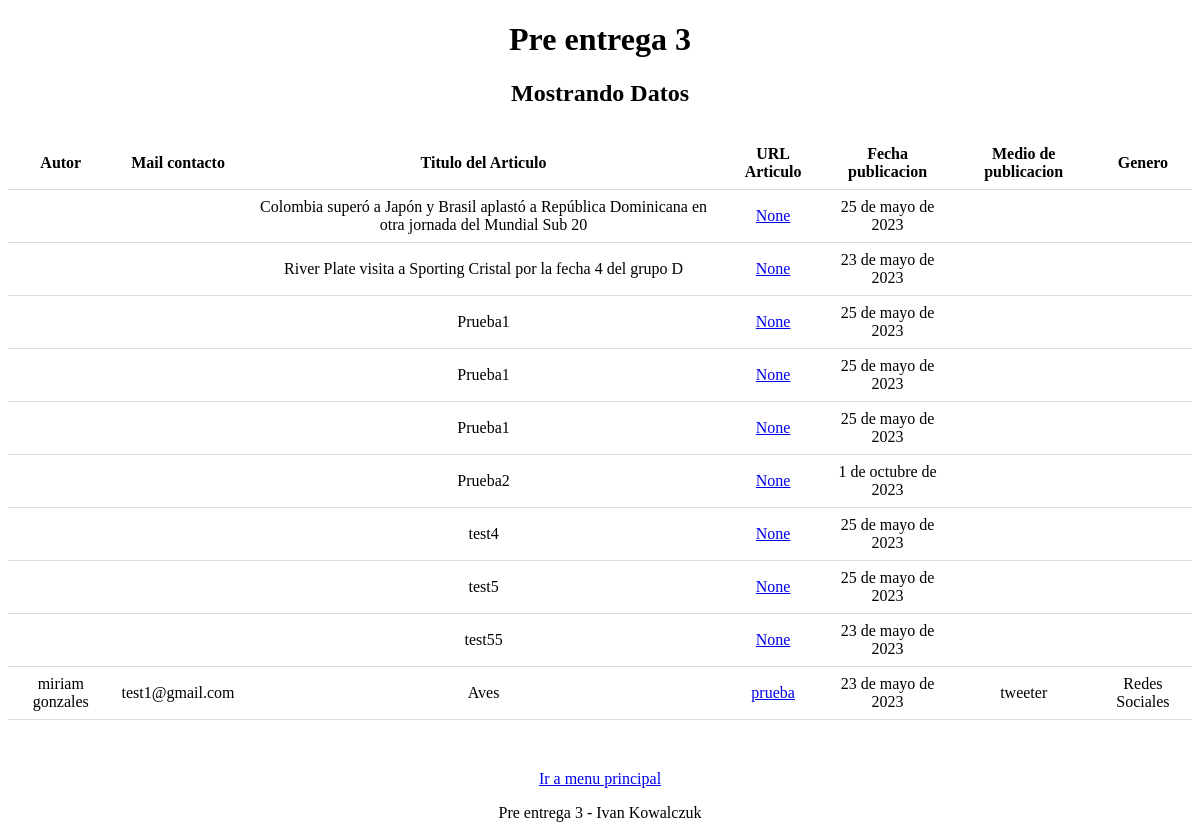
Before: /Mostrar-Datos/ with the older database file.
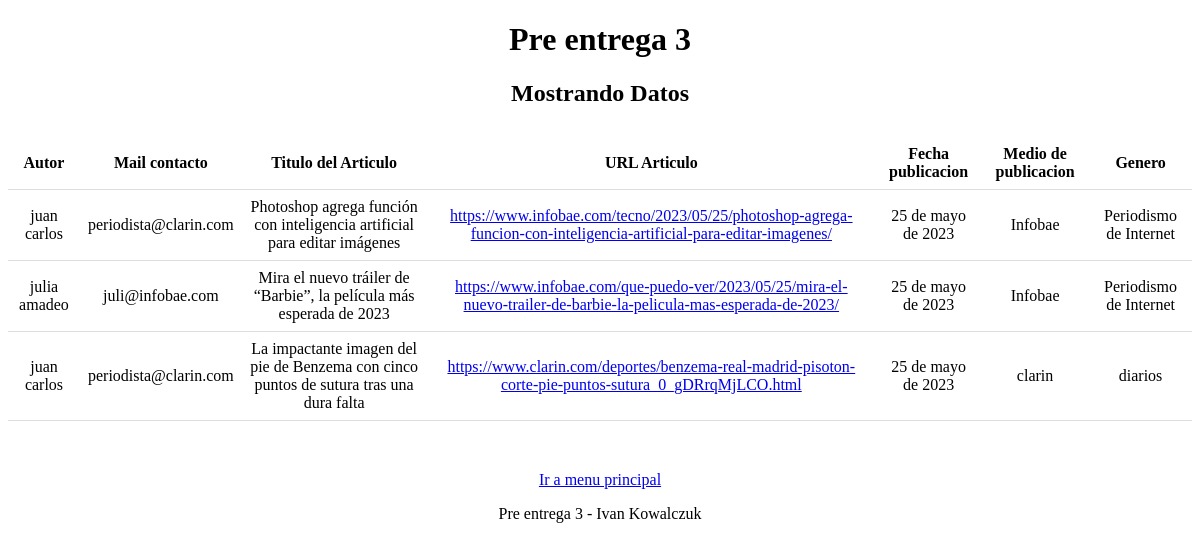
After: the same page with the newer database file.
### apps/home/models.py (models this page shows, shortened)
class Articulo(models.Model):
    titulo = models.CharField(max_length=100)
    fecha = models.DateField()
    medio_fk = models.ForeignKey(Medio, on_delete=models.SET_NULL, null=True)
    autor_fk = models.ForeignKey(Autor, on_delete=models.SET_NULL, null=True)
    articulo = models.URLField(null=True, blank=False)

class Autor(models.Model):
    nombre = models.CharField(max_length=100)
    apellido = models.CharField(max_length=100)
    email = models.EmailField()

class Medio(models.Model):
    medio = models.CharField(max_length=100)
    genero = models.CharField(max_length=30)

### apps/home/views.py (the view)
# urls.py: path('Mostrar-Datos/', views.mostrar_datos , name='mostrar-datos'),
def mostrar_datos(request):
    autor = Autor.objects.all()
    medio = Medio.objects.all()
    articulos = Articulo.objects.all()
    contexto = {
        'autor': autor,
        'medio':medio,
        'articulos':articulos}
    return render(request, 'home/mostrar_datos.html', context=contexto)

### apps/home/templates/home/mostrar_datos.html (shortened to what this page needs)
{% extends 'home/base_modelo.html' %}
{% block contenido %}
<h2>Mostrando Datos</h2>
<table>
    <thead>
        <tr>
            <th>Autor</th>
            <th>Mail contacto</th>
            <th>Titulo del Articulo</th>
            <th>URL Articulo</th>
            <th>Fecha publicacion</th>
            <th>Medio de  publicacion</th>
            <th>Genero</th>
        </tr>
    </thead>
    <tbody>
        {% for datos in articulos %}
        <tr>
            <td>{{datos.autor_fk.nombre}} {{datos.autor_fk.apellido}}</td>
            <td>{{datos.autor_fk.email}}</td>
            <td>{{datos.titulo}}</td>
            <td> <a href="{{datos.articulo}}">{{datos.articulo}}</a> </td>
            <td>{{datos.fecha}}</td>
            <td>{{datos.medio_fk.medio}}</td>
            <td>{{datos.medio_fk.genero}}</td>
        </tr>
        {% endfor %}
    </tbody>
</table>
<div style="margin-top: 50px;">
<a href="{% url 'home:index' %}">Ir a menu principal</a>
</div>
{% endblock contenido %}

### apps/home/templates/home/base_modelo.html (shortened to what this page needs)
<!DOCTYPE html>
<html lang="es">
<head>
</head>
<body>
    <h1 align="center">Pre entrega 3</h1>
    <div style="text-align: center;">
    {% block contenido %}
    {% endblock contenido %}
    </div>
    {% include 'home/footer.html'%}
</body>
</html>

### apps/home/templates/home/footer.html
<p align="center">Pre entrega 3 - Ivan Kowalczuk</p>

### apps/home/templates/home/mostrar_datos.html (style rules this page uses)
table { width: flex; border-collapse: collapse; margin: 30px auto; }
th, td { padding: 8px; text-align: center; border-bottom: 1px solid #ddd; }

Changed rows visible on the page:
removed Articulo: titulo "River Plate visita a Sporting Cristal por la fecha 4 del grupo D", articulo "None", fecha "23 de mayo de 2023"
removed Articulo: titulo "Prueba1", articulo "None", fecha "25 de mayo de 2023"
removed Articulo: titulo "Prueba1", articulo "None", fecha "25 de mayo de 2023"
removed Articulo: titulo "Prueba2", articulo "None", fecha "1 de octubre de 2023"
removed Articulo: titulo "test4", articulo "None", fecha "25 de mayo de 2023"
removed Articulo: titulo "test5", articulo "None", fecha "25 de mayo de 2023"
removed Articulo: titulo "test55", articulo "None", fecha "23 de mayo de 2023"
removed Articulo: autor_fk.nombre "miriam", autor_fk.apellido "gonzales", autor_fk.email "test1@gmail.com", titulo "Aves", articulo "prueba", fecha "23 de mayo de 2023", medio_fk.medio "tweeter", medio_fk.genero "Redes Sociales"
changed Articulo: autor_fk.nombre (not shown) → "juan"; autor_fk.apellido (not shown) → "carlos"; autor_fk.email (not shown) → "periodista@clarin.com"; titulo "Colombia superó a Japón y Brasil aplastó a República Dominicana en otra jornada del Mundial Sub 20" → "Photoshop agrega función con inteligencia artificial para editar imágenes"; articulo "None" → "https://www.infobae.com/tecno/2023/05/25/photoshop-agrega-funcion-con-inteligencia-artificial-para-editar-imagenes/"; medio_fk.medio (not shown) → "Infobae"; medio_fk.genero (not shown) → "Periodismo de Internet"
added Articulo: autor_fk.nombre "julia", autor_fk.apellido "amadeo", autor_fk.email "juli@infobae.com", titulo "Mira el nuevo tráiler de “Barbie”, la película más esperada de 2023", articulo "https://www.infobae.com/que-puedo-ver/2023/05/25/mira-el-nuevo-trailer-de-barbie-la-pelicula-mas-esperada-de-2023/", fecha "25 de mayo de 2023", medio_fk.medio "Infobae", medio_fk.genero "Periodismo de Internet"
changed Articulo: autor_fk.nombre (not shown) → "juan"; autor_fk.apellido (not shown) → "carlos"; autor_fk.email (not shown) → "periodista@clarin.com"; titulo "Prueba1" → "La impactante imagen del pie de Benzema con cinco puntos de sutura tras una dura falta"; articulo "None" → "https://www.clarin.com/deportes/benzema-real-madrid-pisoton-corte-pie-puntos-sutura_0_gDRrqMjLCO.html"; medio_fk.medio (not shown) → "clarin"; medio_fk.genero (not shown) → "diarios"
